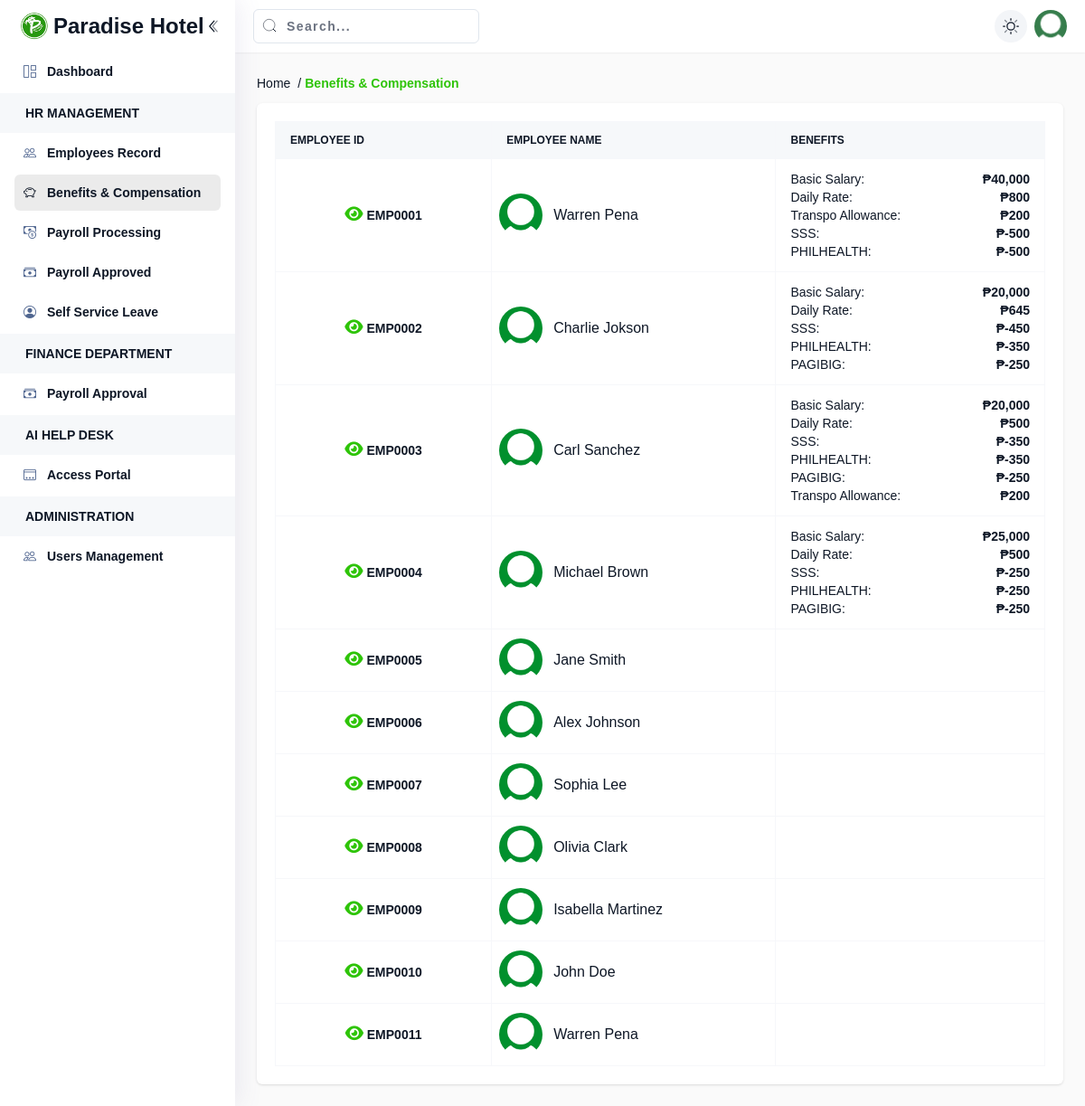
/benefits (signed in), run on the app's committed database.
### tables this page shows
CREATE TABLE `employees` (
  `id` int NOT NULL,
  `employee_id` char(30) NOT NULL,
  `firstname` varchar(25) DEFAULT NULL,
  `lastname` varchar(25) DEFAULT NULL,
  `profile` text,
  `email` varchar(50) DEFAULT NULL,
  `contact` varchar(15) DEFAULT NULL,
  `position` varchar(30) DEFAULT NULL,
  `birthdate` date DEFAULT NULL,
  `gender` varchar(10) DEFAULT NULL,
  `civil_status` varchar(10) DEFAULT NULL,
  `address` text,
  `sss` varchar(20) DEFAULT NULL,
  `tin` varchar(20) DEFAULT NULL,
  `philhealth` varchar(20) DEFAULT NULL,
  `pagibig` varchar(20) DEFAULT NULL,
  `status` varchar(25) DEFAULT NULL,
  `approved` tinyint(1) DEFAULT NULL,
  `created_at` datetime DEFAULT NULL,
  `updated_at` datetime DEFAULT NULL,
  `registered_at` datetime DEFAULT NULL
);

CREATE TABLE `benefits_compensation` (
  `id` int NOT NULL,
  `employee_id` char(30) NOT NULL,
  `type` varchar(30) NOT NULL,
  `amount` decimal(10,2) NOT NULL,
  `remark` varchar(30) NOT NULL,
  `created_at` datetime NOT NULL,
  `updated_at` datetime DEFAULT NULL,
  `updated_by` char(50) NOT NULL
);

### page/Benefits.php (called while the page is built)
<?php
    ViewPage("benefits", "list");
?>

### app/core/connection.php (called while the page is built)
<?php
return [
    "DB_HOST" => 'localhost',
    "DB_USER" => 'root',
    "DB_PASSWORD" => '',
    "DB_NAME" => 'payroll'
];

### app/core/database.php (called while the page is built, shortened)
<?php
class Database
{
	public $DB;
    private $DB_HOST;
    private $DB_USER;
    private $DB_PASSWORD;
    private $DB_NAME;
    function __construct()
    {
        $connection = include __DIR__ . '/connection.php';
        $this->DB_HOST = $connection['DB_HOST'] ?? 'localhost';
        $this->DB_USER = $connection['DB_USER'] ?? 'root';
        $this->DB_PASSWORD = $connection['DB_PASSWORD'] ?? '';
        $this->DB_NAME = $connection['DB_NAME'] ?? '';
    }
	public function DB_CONNECTION()
	{
        try{
            $this->DB = new mysqli($this->DB_HOST, $this->DB_USER, $this->DB_PASSWORD, $this->DB_NAME);
        }catch(Exception $e){
            die('
                <!DOCTYPE html>
                <html lang="en">
                    <head>
                        <meta charset="UTF-8">
                        <meta name="viewport" content="width=device-width, initial-scale=1.0">
                        <title>Application Error</title>
                        <link rel="stylesheet" href="https://cdn.jsdelivr.net/npm/bootstrap@5.3.0/dist/css/bootstrap.min.css">
                    </head>
                    <body class="min-vh-100 d-flex align-items-center">
                        <div class="container text-center">
                            <div class="row justify-content-center">
                                <div class="col-md-6">
                                    <p class="lead">Something went wrong</p>
                                    <p class="mb-1 small">We\'re sorry, but an unexpected error occurred.</p>
                                    <code>'.$e->getMessage().'</code>
                                </div>
                            </div>
                        </div>
                    </body>
                </html>
            ');
        }
	}
	public function SELECT($table, $fields = '*', $options = '')
	{
		$query = "SELECT {$fields} FROM {$table} {$options} ";
		$result = $this->DB->query($query) or die("Cannot execute SELECT command: " . $this->DB->error);
		$data = $result->fetch_all(MYSQLI_ASSOC);
		return $data;
	}
	public function SELECT_WHERE($table, $fields, $where, $options = '')
	{
		$condition = "";
		foreach ($where as $key => $value) {
			$condition .= $key . " = '" . $value . "' AND ";
		}
		$condition = substr($condition, 0, -5);
		$query = "SELECT {$fields} FROM {$table} WHERE {$condition} {$options}";
		$result = $this->DB->query($query) or die("Cannot execute SELECT_WHERE command: " . $this->DB->error);
		$data = $result->fetch_all(MYSQLI_ASSOC);
		return $data;
	}
}

### app/init.php (called while the page is built, shortened)
<?php
require_once("core/utils.php");
require_once("core/database.php");
$DB = new Database();

### app/core/utils.php (called while the page is built, shortened)
<?php
function ROUTE($path){
	return DOMAIN ."/". $path;
}
function PESO($int, $decimal = 0){
    if($decimal == 0){
        return '₱'.number_format($int);
    }else{
        return '₱'.number_format($int, $decimal);
    }
}

### page/benefits/List.php (the view, shortened to what this page needs)
<?php
    $employees = $DB->SELECT("employees", "*", "ORDER BY created_at DESC");
?>
<div class="page-content">
    <div class="panel h-full flex-col">
        <div class="table-responsive  min-h-[400px] grow overflow-y-auto sm:min-h-[300px]">
            <table id="dataTable" class="table-bordered table-hover">
                <thead class="bg-gray-50">
                    <tr>
                        <th class="uppercase text-xs">Employee ID</th>
                        <th class="uppercase text-xs">Employee Name</th>
                        <th class="uppercase text-xs">Benefits</th>
                    </tr>
                </thead>
                <tbody>
                    <?php foreach ($employees as $employee){
                        $compensation = $DB->SELECT_WHERE("benefits_compensation", "*", ["employee_id" => $employee['employee_id']]);
                    ?>
                        <tr>
                            <td class="px-6 py-4">
                                <div class="flex justify-center items-center gap-3">
                                    <a href="<?=ROUTE('benefits/details?emp_id='.$employee['employee_id'])?>" x-tooltip="Details" class="p-2">
                                        <i class="fa fa-eye text-lg text-primary"></i> <b><?=$employee['employee_id']?></b>
                                    </a>
                                </div>
                            </td>
                            <td class="p-2 lg:p-4">
                                <div class="flex flex-col sm:flex-row items-center gap-3">
                                    <div class="w-12 h-12 min-w-12 shrink-0">
                                        <img class="w-full h-full rounded-full object-cover" src="<?=DOMAIN?>/upload/profile/default.png" alt="Profile" />
                                    </div>
                                    <div class="text-sm sm:text-base text-center sm:text-left break-words max-w-[200px]">
                                        <?= $employee['firstname'] . ' ' . $employee['lastname'] ?>
                                    </div>
                                </div>
                            </td>
                            <td>
                                <?php
                                    foreach ($compensation as $other) {
                                        ?>
                                            <div class="flex justify-between">
                                                <div><?=$other['type']?>:</div>
                                                <div class="font-bold"><?=PESO($other['amount'])?></div>
                                            </div>
                                        <?php
                                    }
                                ?>
                            </td>
                        </tr>
                    <?php } ?>
                </tbody>
            </table>
        </div>
    </div>
</div>

### data on the page
employees: employee "EMP0001", firstname "Warren", lastname "Pena"
benefits_compensation: type "Basic Salary", amount "₱40,000"
benefits_compensation: type "Daily Rate", amount "₱800"
benefits_compensation: type "Transpo Allowance", amount "₱200"
benefits_compensation: type "SSS", amount "₱-500"
benefits_compensation: type "PHILHEALTH", amount "₱-500"
employees: employee "EMP0002", firstname "Charlie", lastname "Jokson"
benefits_compensation: type "Basic Salary", amount "₱20,000"
benefits_compensation: type "Daily Rate", amount "₱645"
benefits_compensation: type "SSS", amount "₱-450"
benefits_compensation: type "PHILHEALTH", amount "₱-350"
benefits_compensation: type "PAGIBIG", amount "₱-250"
employees: employee "EMP0003", firstname "Carl", lastname "Sanchez"
benefits_compensation: type "Basic Salary", amount "₱20,000"
benefits_compensation: type "Daily Rate", amount "₱500"
benefits_compensation: type "SSS", amount "₱-350"
benefits_compensation: type "PHILHEALTH", amount "₱-350"
benefits_compensation: type "PAGIBIG", amount "₱-250"
benefits_compensation: type "Transpo Allowance", amount "₱200"
employees: employee "EMP0004", firstname "Michael", lastname "Brown"
benefits_compensation: type "Basic Salary", amount "₱25,000"
benefits_compensation: type "Daily Rate", amount "₱500"
benefits_compensation: type "SSS", amount "₱-250"
benefits_compensation: type "PHILHEALTH", amount "₱-250"
benefits_compensation: type "PAGIBIG", amount "₱-250"
employees: employee "EMP0005", firstname "Jane", lastname "Smith"
employees: employee "EMP0006", firstname "Alex", lastname "Johnson"
employees: employee "EMP0007", firstname "Sophia", lastname "Lee"
employees: employee "EMP0008", firstname "Olivia", lastname "Clark"
employees: employee "EMP0009", firstname "Isabella", lastname "Martinez"
employees: employee "EMP0010", firstname "John", lastname "Doe"
employees: employee "EMP0011", firstname "Warren", lastname "Pena"

### other printed values
APP_NAME "Paradise Hotel"
$title "Dashboard Employees Record Benefits & Compensation Payroll Processing Payroll Approved Self Service Leave Payroll Approval Access Portal Users Management"
$title "HR MANAGEMENT FINANCE DEPARTMENT AI HELP DESK ADMINISTRATION"
$item['label'] "Home"
$item['label'] "Benefits & Compensation"
